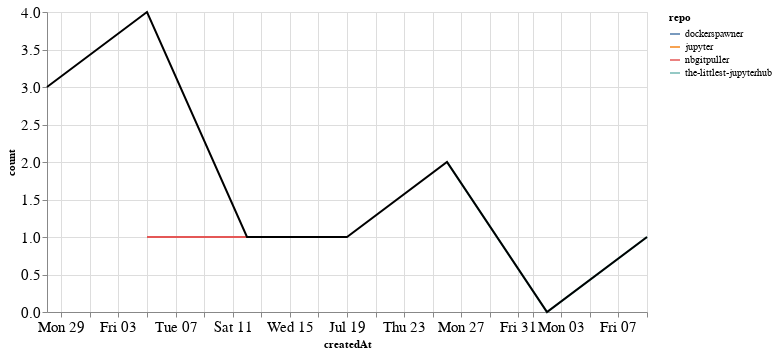

Notebook code cell kept with this figure:
### Markdown cell above
## PRs

### Code cell
prs_time = prs.groupby('repo').resample('W', on='createdAt').count()['author'].reset_index()
prs_time = prs_time.rename(columns={'author': 'count'})
prs_time_total = prs_time.groupby('createdAt').agg({"count": "sum"}).reset_index()

ch1 = alt.Chart(prs_time, width=600).mark_line().encode(
    x='createdAt',
    y='count',
    color='repo',
    tooltip="repo"
)

ch2 = alt.Chart(prs_time_total, width=600).mark_line(color="black").encode(
    x='createdAt',
    y='count',
)

ch1 + ch2

### Figure 1 — Vega-Lite specification as saved in the notebook (floating-point values rounded to 4 significant figures)
{"config": {"axisLeft": {"labelFontSize": 15}, "axisBottom": {"labelFontSize": 15}}, "layer": [{"data": {"name": "data-41744c54fcb702c0fb87b75dbbf10c49"}, "mark": "line", "encoding": {"color": {"type": "nominal", "field": "repo"}, "tooltip": {"type": "nominal", "field": "repo"}, "x": {"type": "temporal", "field": "createdAt"}, "y": {"type": "quantitative", "field": "count"}}, "width": 600}, {"data": {"name": "data-e9fc919c7ef7ffe09bd9f761ffcf5090"}, "mark": {"type": "line", "color": "black"}, "encoding": {"x": {"type": "temporal", "field": "createdAt"}, "y": {"type": "quantitative", "field": "count"}}, "width": 600}], "$schema": "https://vega.github.io/schema/vega-lite/v4.8.1.json", "datasets": {"data-41744c54fcb702c0fb87b75dbbf10c49": [{"repo": "dockerspawner", "createdAt": "2020-06-28T00:00:00", "count": 3}, {"repo": "jupyter", "createdAt": "2020-07-05T00:00:00", "count": 3}, {"repo": "nbgitpuller", "createdAt": "2020-07-05T00:00:00", "count": 1}, {"repo": "nbgitpuller", "createdAt": "2020-07-12T00:00:00", "count": 1}, {"repo": "nbgitpuller", "createdAt": "2020-07-19T00:00:00", "count": 1}, {"repo": "the-littlest-jupyterhub", "createdAt": "2020-07-26T00:00:00", "count": 2}, {"repo": "the-littlest-jupyterhub", "createdAt": "2020-08-02T00:00:00", "count": 0}, {"repo": "the-littlest-jupyterhub", "createdAt": "2020-08-09T00:00:00", "count": 1}], "data-e9fc919c7ef7ffe09bd9f761ffcf5090": [{"createdAt": "2020-06-28T00:00:00", "count": 3}, {"createdAt": "2020-07-05T00:00:00", "count": 4}, {"createdAt": "2020-07-12T00:00:00", "count": 1}, {"createdAt": "2020-07-19T00:00:00", "count": 1}, {"createdAt": "2020-07-26T00:00:00", "count": 2}, {"createdAt": "2020-08-02T00:00:00", "count": 0}, {"createdAt": "2020-08-09T00:00:00", "count": 1}]}}
